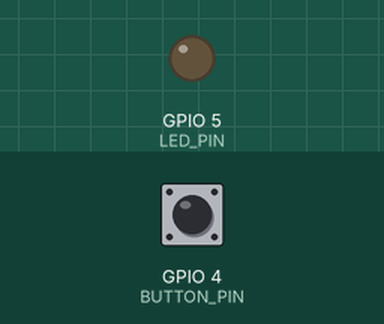
Simulated run of this sketch. Board: ESP32. Parts: output pins drawn as LEDs (lit = HIGH). The inputs (shaded band) are chosen by the test bench; at power-on: GPIO 4 (BUTTON_PIN) HIGH. WiFi joins after 1.5 s; servers stay silent unless stated; what the sketch prints to the serial monitor is not drawn.

Above: at 2.8 s.
2.9 s: GPIO 4 (BUTTON_PIN) pulled LOW for 2.35 s
At 4.3 s:
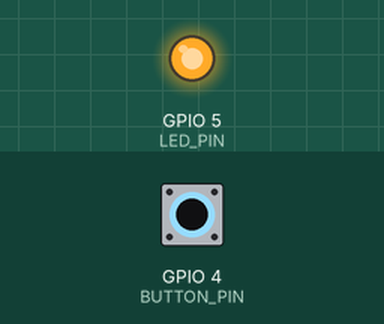
Timing chart, 0 to 7.4 s (numbered marks = the images above; inputs shaded):
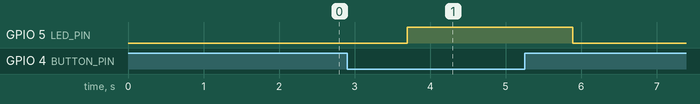

Measured:
- after the input at 2.9 s, GPIO 5 (LED_PIN): LOW → HIGH after 0.80 s, → LOW 2.2 s later

The sketch:

main.ino
```cpp
#include <WiFi.h>
#include <Firebase_ESP_Client.h>
#include "addons/TokenHelper.h"   // optional (debug token)
#include "addons/RTDBHelper.h"    // optional (debug RTDB)

// ================= Wi-Fi =================
const char* ssid     = "AYAM2.4G_BOLELAH";
const char* password = "fawwaznakayam";

// =============== Firebase RTDB ===============
#define API_KEY "AIzaSyCxTNJxuuVkOOdDmqmO6TMcS3EJ4eWDNLg"
#define DATABASE_URL "https://database-for-fyp-hafiy-default-rtdb.asia-southeast1.firebasedatabase.app/"

// =============== Pin setup ===============
#define BUTTON_PIN 4
#define LED_PIN    5

// =============== Status strings ===============
const char* STATUS_WAITING = "Waiting";
const char* STATUS_ARRIVE  = "Someone_Arrive";

// Firebase objects
FirebaseAuth auth;
FirebaseConfig config;
FirebaseData fbdo;

// State & debounce
bool lastStableState = HIGH;     // INPUT_PULLUP: idle HIGH
bool lastReading     = HIGH;
unsigned long lastChangeMs = 0;
const unsigned long debounceMs = 40;

// ---------------- Helpers ----------------
void connectWiFi() {
  Serial.println("Connecting to WiFi...");
  WiFi.begin(ssid, password);
  while (WiFi.status() != WL_CONNECTED) {
    Serial.print(".");
    delay(250);
  }
  Serial.printf("\nWiFi Connected. IP: %s\n", WiFi.localIP().toString().c_str());
}

void startFirebase() {
  config.api_key = API_KEY;
  config.database_url = DATABASE_URL;
  config.token_status_callback = tokenStatusCallback; // optional

  // Anonymous sign-up (simple & works with auth rules)
  Serial.println("Firebase anonymous sign-up...");
  if (!Firebase.signUp(&config, &auth, "", "")) {
    Serial.printf("SignUp failed: %s\n", config.signer.signupError.message.c_str());
  } else {
    Serial.println("SignUp OK");
  }

  Firebase.begin(&config, &auth);
  Firebase.reconnectWiFi(true);

  // Set initial status to "Waiting" (optional)
  if (!Firebase.RTDB.setString(&fbdo, "/arrival_status", STATUS_WAITING)) {
    Serial.printf("Init write failed: %s\n", fbdo.errorReason().c_str());
  }
}

// ---------------- Arduino ----------------
void setup() {
  Serial.begin(115200);
  pinMode(BUTTON_PIN, INPUT_PULLUP);
  pinMode(LED_PIN, OUTPUT);
  digitalWrite(LED_PIN, LOW);

  connectWiFi();
  startFirebase();
}

void loop() {
  bool reading = digitalRead(BUTTON_PIN);

  // Debounce
  if (reading != lastReading) {
    lastChangeMs = millis();
    lastReading = reading;
  }

  if (millis() - lastChangeMs > debounceMs) {
    // FALLING EDGE (button pressed)
    if (lastStableState == HIGH && reading == LOW) {
      Serial.println("Pressed -> LED ON, status: Someone Arrive");
      digitalWrite(LED_PIN, HIGH);
      if (!Firebase.RTDB.setString(&fbdo, "/arrival_status", STATUS_ARRIVE)) {
        Serial.printf("Write failed: %s\n", fbdo.errorReason().c_str());
      }
    }

    // RISING EDGE (button released)
    if (lastStableState == LOW && reading == HIGH) {
      Serial.println("Released -> LED OFF, status: Waiting");
      digitalWrite(LED_PIN, LOW);
      if (!Firebase.RTDB.setString(&fbdo, "/arrival_status", STATUS_WAITING)) {
        Serial.printf("Write failed: %s\n", fbdo.errorReason().c_str());
      }
    }

    lastStableState = reading;

    delay(2000);
  }
}
```
